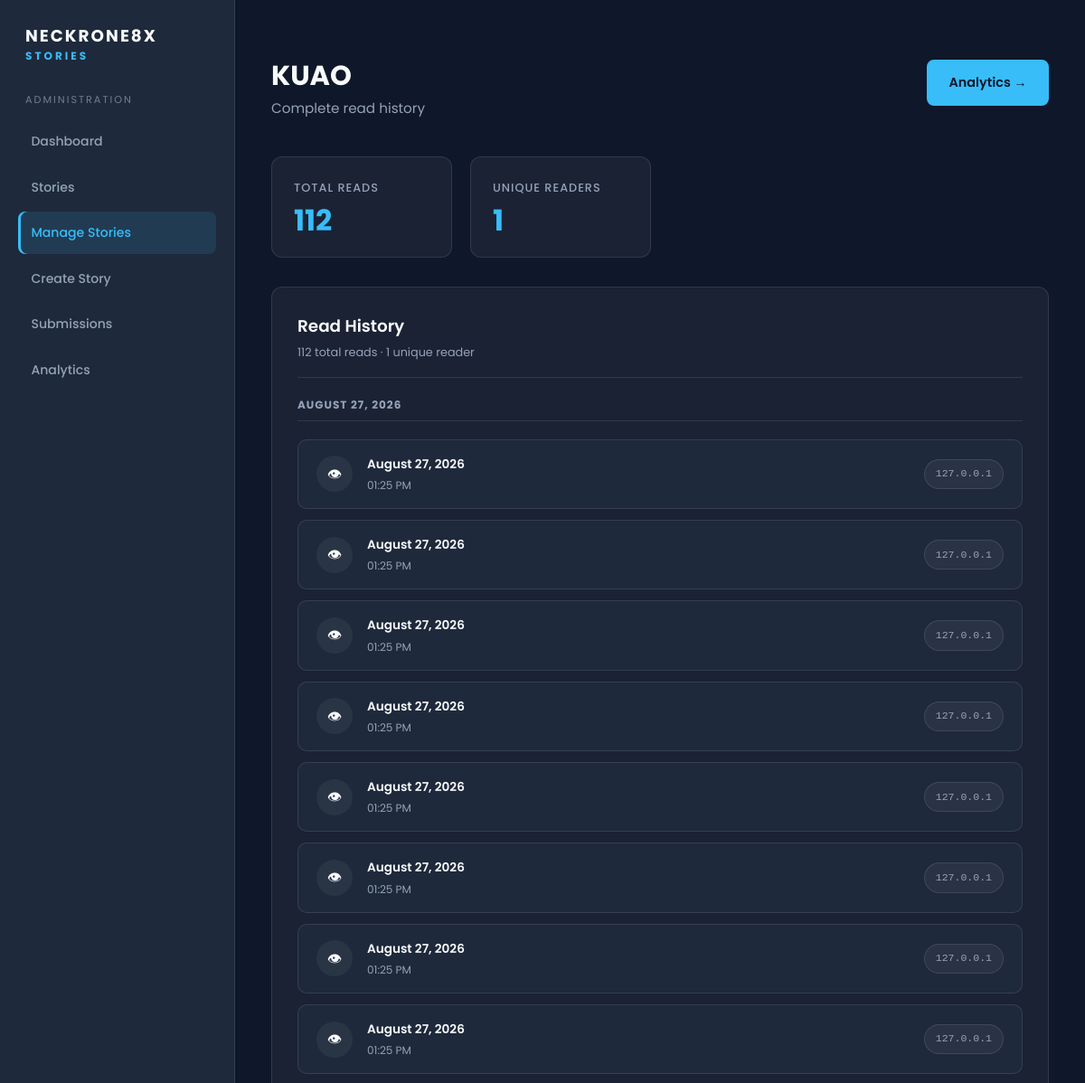
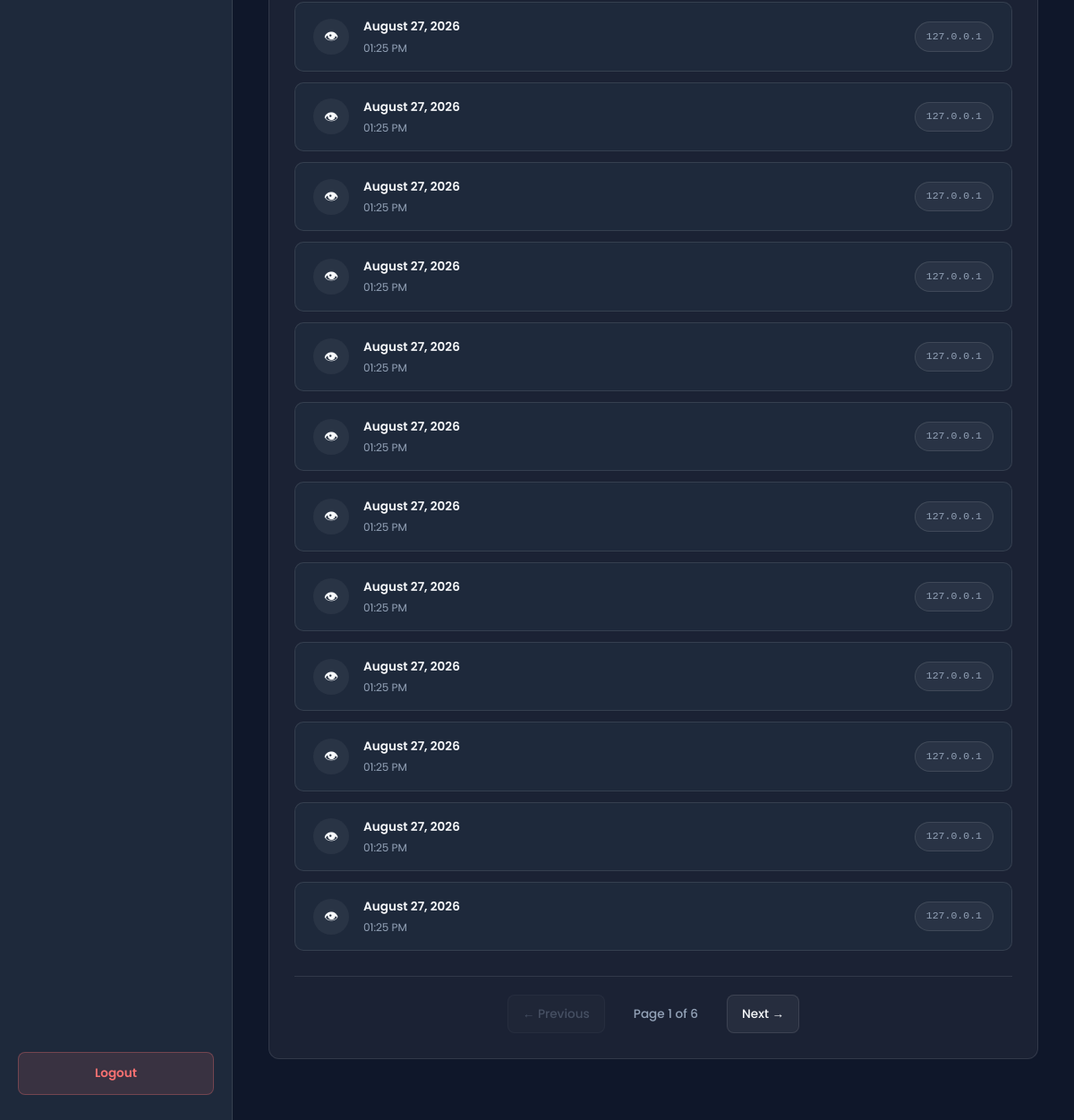
The app's page /admin/stories/reads/13 (signed in) with its own data (2 pictures, top to bottom).
### app.py (models this page shows)
class Story(db.Model):
    __tablename__ = "stories"
    id = db.Column(db.Integer, primary_key=True)
    title = db.Column(db.String(200), nullable=False)
    slug = db.Column(db.String(220), unique=True, nullable=False)
    category = db.Column(db.String(100), nullable=False, default="General")
    content = db.Column(db.Text, nullable=False)
    author = db.Column(db.String(100), nullable=False, default="Anonymous")
    cover_image = db.Column(db.String(500), nullable=True)
    published = db.Column(db.Boolean, default=False)
    read_count = db.Column(db.Integer, default=0)
    created_at = db.Column(db.DateTime, default=datetime.utcnow)
    updated_at = db.Column(db.DateTime, default=datetime.utcnow, onupdate=datetime.utcnow)
    reads = db.relationship("StoryRead", backref="story", cascade="all, delete-orphan")
    reactions = db.relationship("Reaction", backref="story", cascade="all, delete-orphan")
    comments = db.relationship("Comment", backref="story", cascade="all, delete-orphan")

class StoryRead(db.Model):
    __tablename__ = "story_reads"
    id = db.Column(db.Integer, primary_key=True)
    story_id = db.Column(
        db.Integer,
        db.ForeignKey("stories.id", ondelete="CASCADE"),
        nullable=False
    )
    ip_address = db.Column(db.String(45), nullable=True)
    read_at = db.Column(db.DateTime, default=datetime.utcnow, nullable=False)

### app.py (the view)
@app.route("/admin/stories/reads/<int:story_id>")
def story_reads(story_id):
    if not session.get("admin_logged_in"):
        return redirect(url_for("login"))
    story = Story.query.get_or_404(story_id)
    page = request.args.get("page", 1, type=int)
    if page < 1:
        page = 1
    pagination = StoryRead.query.filter_by(story_id=story.id).order_by(
        StoryRead.read_at.desc()
    ).paginate(page=page, per_page=20, error_out=False)
    reads = pagination.items
    total_reads = StoryRead.query.filter_by(story_id=story.id).count()
    unique_readers = db.session.query(
        db.func.count(db.func.distinct(StoryRead.ip_address))
    ).filter(
        StoryRead.story_id == story.id,
        StoryRead.ip_address.isnot(None)
    ).scalar() or 0
    now = datetime.utcnow()
    today = now.date()
    for read in reads:
        if not read.read_at:
            read.read_at = now
        read_date = read.read_at.date()
        if read_date == today:
            read.date_group = "Today"
        elif read_date == (today - timedelta(days=1)):
            read.date_group = "Yesterday"
        else:
            read.date_group = read.read_at.strftime("%B %d, %Y")
        seconds = (now - read.read_at).total_seconds()
        if seconds < 0:
            seconds = 0
        if seconds < 60:
            read.relative_time = "Just now"
        elif seconds < 3600:
            minutes = int(seconds // 60)
            read.relative_time = (
                f"{minutes} minute" + ("s" if minutes != 1 else "") + " ago"
            )
        elif seconds < 86400:
            hours = int(seconds // 3600)
            read.relative_time = (
                f"{hours} hour" + ("s" if hours != 1 else "") + " ago"
            )
        elif seconds < 172800:
            read.relative_time = "Yesterday"
        else:
            read.relative_time = read.read_at.strftime("%B %d, %Y")
    return render_template(
        "admin/story_reads.html",
        story=story,
        reads=reads,
        pagination=pagination,
        total_reads=total_reads,
        unique_readers=unique_readers
    )

### app.py (called while the page is built)
@app.context_processor
def inject_template_globals():
    return {"current_year": datetime.utcnow().year}

### templates/admin/story_reads.html (shortened to what this page needs)
﻿<!DOCTYPE html>
<html lang="en">
<head>
    <link
        rel="stylesheet"
        href="{{ url_for('static', filename='css/admin.css') }}"
    >
</head>
<body>
    <div class="admin-shell">
        <aside class="sidebar">
            <div class="sidebar-logo">
                NECKRONE8X
                <span>STORIES</span>
            </div>
            <div class="sidebar-title">Administration</div>
            <nav class="sidebar-menu">
                <a href="{{ url_for('dashboard') }}">Dashboard</a>
                <a href="{{ url_for('stories') }}">Stories</a>
                <a href="{{ url_for('manage_stories') }}" class="active">Manage Stories</a>
                <a href="{{ url_for('create_story') }}">Create Story</a>
                <a href="{{ url_for('manage_submissions') }}">Submissions</a>
                <a href="{{ url_for('admin_analytics') }}">Analytics</a>
            </nav>
            <a href="{{ url_for('logout') }}" class="sidebar-logout">Logout</a>
        </aside>
        <main class="main">
            <div class="topbar">
                <div>
                    <h1>{{ story.title }}</h1>
                    <p>Complete read history</p>
                </div>
                <a href="{{ url_for('story_analytics', story_id=story.id) }}" class="create-button">
                    Analytics →
                </a>
            </div>
            <section class="stats">
                <div class="stat">
                    <div class="stat-label">Total Reads</div>
                    <div class="stat-value">{{ total_reads }}</div>
                </div>
                <div class="stat">
                    <div class="stat-label">Unique Readers</div>
                    <div class="stat-value">{{ unique_readers }}</div>
                </div>
            </section>
            <section class="section">
                <div class="section-header">
                    <div>
                        <h2>Read History</h2>
                        <p>
                            {{ total_reads }} total reads ·
                            {{ unique_readers }} unique reader{% if unique_readers != 1 %}s{% endif %}
                        </p>
                    </div>
                </div>
                {% if reads %}
                    <div class="reads-list">
                        {% for read in reads %}
                            {% if loop.first or read.date_group != reads[loop.index0 - 1].date_group %}
                                <div class="read-group-title">
                                    {{ read.date_group }}
                                </div>
                            {% endif %}
                            <div class="read-row">
                                <div class="read-row-icon">👁</div>
                                <div class="read-row-info">
                                    <div class="read-row-date">
                                        {{ read.read_at.strftime('%B %d, %Y') }}
                                    </div>
                                    <div class="read-row-time">
                                        {{ read.read_at.strftime('%I:%M %p') }}
                                    </div>
                                </div>
                                <div class="read-row-ip">
                                    {% if read.ip_address %}{{ read.ip_address }}{% else %}Unknown{% endif %}
                                </div>
                            </div>
                        {% endfor %}
                    </div>
                    {% if pagination.pages > 1 %}
                        <div class="pagination">
                            {% if pagination.has_prev %}
                                <a href="{{ url_for('story_reads', story_id=story.id, page=pagination.prev_num) }}">
                                    ← Previous
                                </a>
                            {% else %}
                                <span class="disabled">← Previous</span>
                            {% endif %}
                            <span class="pagination-info">
                                Page {{ pagination.page }} of {{ pagination.pages }}
                            </span>
                            {% if pagination.has_next %}
                                <a href="{{ url_for('story_reads', story_id=story.id, page=pagination.next_num) }}">
                                    Next →
                                </a>
                            {% else %}
                                <span class="disabled">Next →</span>
                            {% endif %}
                        </div>
                    {% endif %}
                {% else %}
                    <div class="empty-state">No reads recorded yet.</div>
                {% endif %}
            </section>
        </main>
    </div>
</body>
</html>

### records on screen
Story: title "KUAO"
StoryRead: date_group "AUGUST 27, 2026", read_at "August 27, 2026", read_at "01:25 PM", ip_address "127.0.0.1"
StoryRead: read_at "August 27, 2026", read_at "01:25 PM", ip_address "127.0.0.1"
StoryRead: read_at "August 27, 2026", read_at "01:25 PM", ip_address "127.0.0.1"
StoryRead: read_at "August 27, 2026", read_at "01:25 PM", ip_address "127.0.0.1"
StoryRead: read_at "August 27, 2026", read_at "01:25 PM", ip_address "127.0.0.1"
StoryRead: read_at "August 27, 2026", read_at "01:25 PM", ip_address "127.0.0.1"
StoryRead: read_at "August 27, 2026", read_at "01:25 PM", ip_address "127.0.0.1"
StoryRead: read_at "August 27, 2026", read_at "01:25 PM", ip_address "127.0.0.1"
StoryRead: read_at "August 27, 2026", read_at "01:25 PM", ip_address "127.0.0.1"
StoryRead: read_at "August 27, 2026", read_at "01:25 PM", ip_address "127.0.0.1"
StoryRead: read_at "August 27, 2026", read_at "01:25 PM", ip_address "127.0.0.1"
StoryRead: read_at "August 27, 2026", read_at "01:25 PM", ip_address "127.0.0.1"
StoryRead: read_at "August 27, 2026", read_at "01:25 PM", ip_address "127.0.0.1"
StoryRead: read_at "August 27, 2026", read_at "01:25 PM", ip_address "127.0.0.1"
StoryRead: read_at "August 27, 2026", read_at "01:25 PM", ip_address "127.0.0.1"
StoryRead: read_at "August 27, 2026", read_at "01:25 PM", ip_address "127.0.0.1"
StoryRead: read_at "August 27, 2026", read_at "01:25 PM", ip_address "127.0.0.1"
StoryRead: read_at "August 27, 2026", read_at "01:25 PM", ip_address "127.0.0.1"
StoryRead: read_at "August 27, 2026", read_at "01:25 PM", ip_address "127.0.0.1"
StoryRead: read_at "August 27, 2026", read_at "01:25 PM", ip_address "127.0.0.1"

### other values on screen
{{ total_reads }} "112"
{{ unique_readers }} "1"
{{ pagination.page }} "1"
{{ pagination.pages }} "6"
